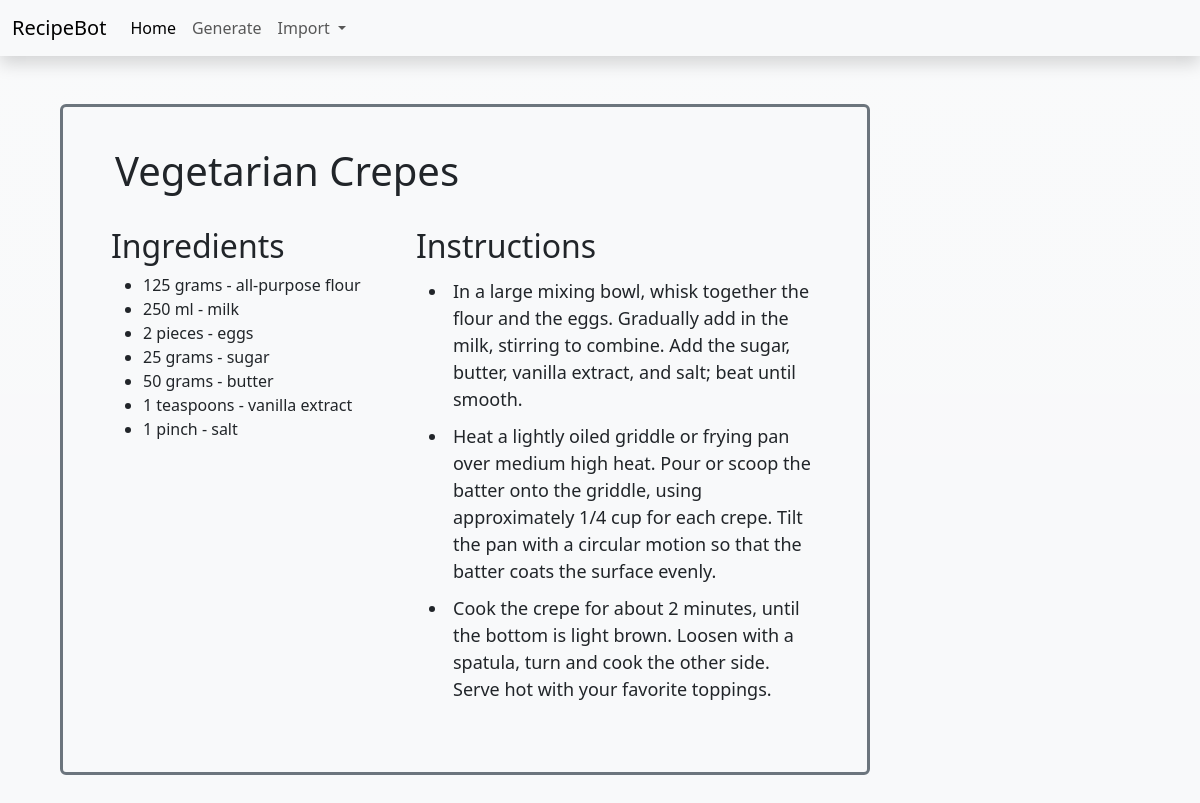
The page /recipe_kindle/4 on the database its author committed.
### app/models.py (models this page shows, shortened)
class Recipe(db.Model):
    id = db.Column(db.Integer, primary_key=True)
    title = db.Column(db.String(64), index=True)
    image_id = db.Column(db.String(64))
    vegetarian = db.Column(db.Boolean())
    dish_type = db.Column(db.String(64))
    timestamp = db.Column(db.DateTime, index=True, default=datetime.utcnow)
    ingredients = db.relationship('Ingredients', backref='recipe', lazy='dynamic')
    instructions = db.relationship('Instructions', backref='recipe', lazy='dynamic')

class Ingredients(db.Model):
    id = db.Column(db.Integer, primary_key=True)
    name = db.Column(db.String(140))
    unit = db.Column(db.String(140))
    amount = db.Column(db.Float())
    recipe_id = db.Column(db.Integer, db.ForeignKey('recipe.id'))

class Instructions(db.Model):
    id = db.Column(db.Integer, primary_key=True)
    instruction = db.Column(db.String(140))
    recipe_id = db.Column(db.Integer, db.ForeignKey('recipe.id'))

### app/routes.py (the view)
@app.route('/recipe_kindle/<id>')
def recipe_kindle(id):
    recipe = Recipe.query.filter_by(id=id).first_or_404()
    ingredients = []
    for ingredient in recipe.ingredients:
        if ingredient.amount.is_integer():
            amount = int(ingredient.amount)
        else:
            amount = ingredient.amount
        ingredients.append({'name':ingredient.name, 'unit':ingredient.unit, 'amount': amount})
    instructions = []
    for instruction in recipe.instructions:
         instructions.append(instruction.instruction)
    recipe_data = {
         'title':recipe.title,
         'ingredients':ingredients,
         'instructions':instructions
    }
    return render_template('kindle_recipe.html', title='Recipe Bot', recipe=recipe_data, image = recipe.image_id)

### app/templates/kindle_recipe.html
{% extends "base.html" %}
{% block app_content %}
<div class="content rounded bg-light text-dark p-4 border border-3 border-secondary w-75 ">
    <div class="row m-3">
        <h1>{{ recipe.title }}</h1>
    </div>
    <div class="m-4">
    <div class="row">
        <div class="col-5">
            <h2>Ingredients</h2>
                <ul>
                    {% for ingredient in recipe.ingredients %}
                        <li>{{ ingredient.amount }} {{ ingredient.unit }} - {{ ingredient.name }}</li>
                    {% endfor %}
            </ul>
        </div>
        <div class="col-7">
            <h2>Instructions</h2>
            <ul style="font-size: 18px;">
                {% for instruction in recipe.instructions %}
                <li style="padding: 5px;">{{ instruction }}</li>
                {% endfor %}
            </ul>
        </div>
    </div>
    </div>
</div>
{% endblock %}

### rows shown on the page
Recipe: title "Vegetarian Crepes"
Ingredients: amount "125", unit "grams", name "all-purpose flour"
Ingredients: amount "250", unit "ml", name "milk"
Ingredients: amount "2", unit "pieces", name "eggs"
Ingredients: amount "25", unit "grams", name "sugar"
Ingredients: amount "50", unit "grams", name "butter"
Ingredients: amount "1", unit "teaspoons", name "vanilla extract"
Ingredients: amount "1", unit "pinch", name "salt"
Instructions: instruction "In a large mixing bowl, whisk together the flour and the eggs. Gradually add in the milk, stirring to combine. Add the sugar, butter, vanilla extract, and salt; beat until smooth."
Instructions: instruction "Heat a lightly oiled griddle or frying pan over medium high heat. Pour or scoop the batter onto the griddle, using approximately 1/4 cup for each crepe. Tilt the pan with a circular motion so that the batter coats the surface evenly."
Instructions: instruction "Cook the crepe for about 2 minutes, until the bottom is light brown. Loosen with a spatula, turn and cook the other side. Serve hot with your favorite toppings."
